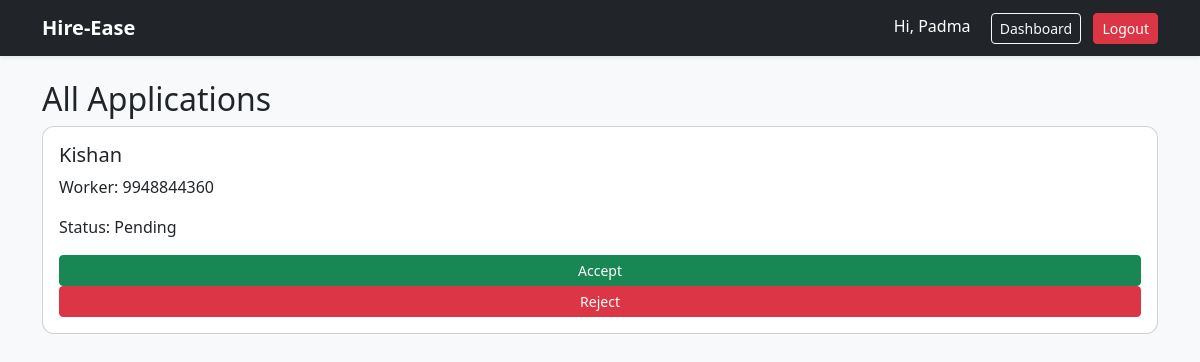
The app's page /all_applications (signed in) with its own data.
### tables this page shows
CREATE TABLE applications (
           id INTEGER PRIMARY KEY AUTOINCREMENT,
            job_id INTEGER,
            worker_id INTEGER,
            status TEXT
        );

CREATE TABLE users (
            id INTEGER PRIMARY KEY AUTOINCREMENT,
            name TEXT,
            role TEXT,
            contact TEXT,
            password TEXT,
            experience TEXT
        );

### app.py (the view)
@app.route("/all_applications")
def all_applications():
    if "user_id" not in session or session["role"] != "employer":
        return redirect("/login")
    conn = sqlite3.connect("hireease.db")
    c = conn.cursor()
    c.execute("""
        SELECT jobs.title, users.name, users.contact, applications.status
        FROM applications
        JOIN jobs ON applications.job_id = jobs.id
        JOIN users ON applications.worker_id = users.id
        WHERE jobs.user_id=?
    """, (session["user_id"],))
    applications = c.fetchall()
    conn.close()
    return render_template("all_applications.html", applications=applications)

### templates/all_applications.html (shortened to what this page needs)
{% extends "base.html" %}
{% block content %}
<h2>All Applications</h2>
{% for app in applications %}
<div class="card mb-3 p-3">
    <h5>{{ app[1] }}</h5>
    <p>Worker: {{ app[2] }}</p>
    <p>Status: {{ app[3] }}</p>
    {% if app[3] == "Pending" %}
        <a href="/accept/{{ app[0] }}" class="btn btn-success btn-sm">Accept</a>
        <a href="/reject/{{ app[0] }}" class="btn btn-danger btn-sm">Reject</a>
    {% endif %}
</div>
{% endfor %}
{% endblock %}

### templates/base.html (style rules this page uses)
body { background-color: #f8f9fa; }
.card { border-radius: 12px; }

### records on screen
applications: name "Kishan", contact "9948844360", status "Pending"

### other values on screen
{{ session['name'] }} "Padma"
